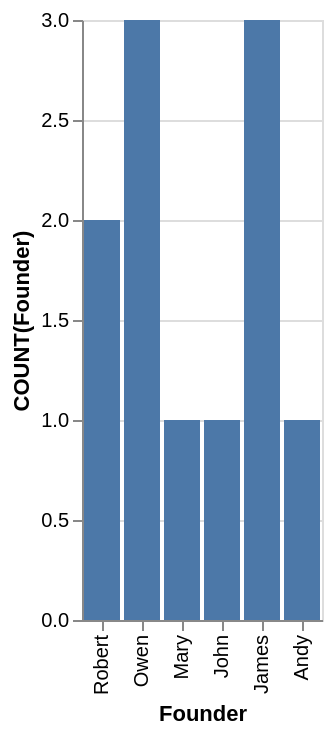

The Vega-Lite source for this figure:
### Vega-Lite specification from a JSON file in a GitHub repository (floating-point values rounded to 4 significant figures)
{"data": {"values": [{"x_data": "Robert", "y_data": 2}, {"x_data": "Owen", "y_data": 3}, {"x_data": "Mary", "y_data": 1}, {"x_data": "John", "y_data": 1}, {"x_data": "James", "y_data": 3}, {"x_data": "Andy", "y_data": 1}]}, "mark": "bar", "encoding": {"x": {"field": "x_data", "type": "nominal", "title": "Founder", "sort": "descending"}, "y": {"field": "y_data", "type": "quantitative", "title": "COUNT(Founder)"}}}
